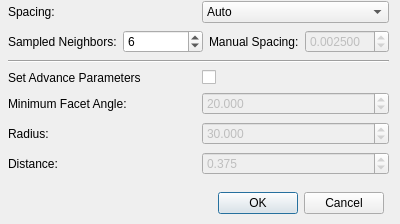
<?xml version="1.0" encoding="UTF-8"?>
<ui version="4.0">
 <class>PoissonDialog</class>
 <widget class="QDialog" name="PoissonDialog">
  <property name="geometry">
   <rect>
    <x>0</x>
    <y>0</y>
    <width>400</width>
    <height>224</height>
   </rect>
  </property>
  <property name="windowTitle">
   <string>Poisson Reconstruction</string>
  </property>
  <widget class="QDialogButtonBox" name="buttonBox">
   <property name="geometry">
    <rect>
     <x>43</x>
     <y>187</y>
     <width>341</width>
     <height>32</height>
    </rect>
   </property>
   <property name="orientation">
    <enum>Qt::Horizontal</enum>
   </property>
   <property name="standardButtons">
    <set>QDialogButtonBox::Cancel|QDialogButtonBox::Ok</set>
   </property>
  </widget>
  <widget class="QWidget" name="verticalLayoutWidget">
   <property name="geometry">
    <rect>
     <x>8</x>
     <y>0</y>
     <width>381</width>
     <height>181</height>
    </rect>
   </property>
   <layout class="QVBoxLayout" name="verticalLayout">
    <item>
     <layout class="QHBoxLayout" name="horizontalLayout">
      <item>
       <widget class="QLabel" name="label">
        <property name="text">
         <string>Spacing:</string>
        </property>
       </widget>
      </item>
      <item>
       <widget class="QComboBox" name="comboBoxSpacing">
        <property name="toolTip">
         <string>&lt;html&gt;&lt;head/&gt;&lt;body&gt;&lt;p&gt;&lt;span style=&quot; font-weight:700;&quot;&gt;Auto:&lt;/span&gt; Computes spacing by averaging the distance of one point to&lt;span style=&quot; font-weight:700;&quot;/&gt;&lt;span style=&quot; font-weight:700; font-style:italic;&quot;&gt;n&lt;/span&gt; neighboring point.&lt;/p&gt;&lt;p&gt;&lt;span style=&quot; font-weight:700;&quot;&gt;Manual:&lt;/span&gt; Sets a custom spacing which defines the complexity of the ouput. The higher the value the higher the resulting geometry.&lt;/p&gt;&lt;/body&gt;&lt;/html&gt;</string>
        </property>
        <item>
         <property name="text">
          <string>Auto</string>
         </property>
        </item>
        <item>
         <property name="text">
          <string>Manual</string>
         </property>
        </item>
       </widget>
      </item>
     </layout>
    </item>
    <item>
     <layout class="QHBoxLayout" name="horizontalLayout_5">
      <item>
       <widget class="QLabel" name="label_6">
        <property name="text">
         <string>Sampled Neighbors:</string>
        </property>
       </widget>
      </item>
      <item>
       <widget class="QSpinBox" name="sampleNighbors">
        <property name="toolTip">
         <string>&lt;html&gt;&lt;head/&gt;&lt;body&gt;&lt;p&gt;Computes spacing by averaging the distance of one point to &lt;span style=&quot; font-weight:700; font-style:italic;&quot;&gt;n&lt;/span&gt; neighboring point.&lt;/p&gt;&lt;/body&gt;&lt;/html&gt;</string>
        </property>
        <property name="maximum">
         <number>9999</number>
        </property>
        <property name="singleStep">
         <number>1</number>
        </property>
        <property name="value">
         <number>6</number>
        </property>
       </widget>
      </item>
      <item>
       <widget class="QLabel" name="label_5">
        <property name="text">
         <string>Manual Spacing:</string>
        </property>
       </widget>
      </item>
      <item>
       <widget class="QDoubleSpinBox" name="manualSpacing">
        <property name="enabled">
         <bool>false</bool>
        </property>
        <property name="toolTip">
         <string>&lt;html&gt;&lt;head/&gt;&lt;body&gt;&lt;p&gt;Defines the complexity of the ouput. The higher the value the higher the resulting geometry.&lt;/p&gt;&lt;/body&gt;&lt;/html&gt;</string>
        </property>
        <property name="decimals">
         <number>6</number>
        </property>
        <property name="value">
         <double>0.002500000000000</double>
        </property>
       </widget>
      </item>
     </layout>
    </item>
    <item>
     <widget class="Line" name="line">
      <property name="orientation">
       <enum>Qt::Horizontal</enum>
      </property>
     </widget>
    </item>
    <item>
     <layout class="QHBoxLayout" name="horizontalLayout_6">
      <item>
       <widget class="QLabel" name="label_7">
        <property name="text">
         <string>Set Advance Parameters</string>
        </property>
       </widget>
      </item>
      <item>
       <widget class="QCheckBox" name="checkBox">
        <property name="toolTip">
         <string>&lt;html&gt;&lt;head/&gt;&lt;body&gt;&lt;p&gt;Not recommended. If checked, please read this &lt;a href=&quot;https://doc.cgal.org/latest/Poisson_surface_reconstruction_3/group__PkgPoissonSurfaceReconstruction3Ref.html&quot;&gt;&lt;span style=&quot; text-decoration: underline; color:#0000ff;&quot;&gt;link&lt;/span&gt;&lt;/a&gt; for details for each parameters&lt;/p&gt;&lt;/body&gt;&lt;/html&gt;</string>
        </property>
        <property name="text">
         <string/>
        </property>
       </widget>
      </item>
     </layout>
    </item>
    <item>
     <layout class="QHBoxLayout" name="horizontalLayout_2">
      <item>
       <widget class="QLabel" name="label_2">
        <property name="text">
         <string>Minimum Facet Angle:</string>
        </property>
       </widget>
      </item>
      <item>
       <widget class="QDoubleSpinBox" name="facetAngle">
        <property name="enabled">
         <bool>false</bool>
        </property>
        <property name="decimals">
         <number>3</number>
        </property>
        <property name="minimum">
         <double>-99.989999999999995</double>
        </property>
        <property name="value">
         <double>20.000000000000000</double>
        </property>
       </widget>
      </item>
     </layout>
    </item>
    <item>
     <layout class="QHBoxLayout" name="horizontalLayout_3">
      <item>
       <widget class="QLabel" name="label_3">
        <property name="text">
         <string>Radius:</string>
        </property>
       </widget>
      </item>
      <item>
       <widget class="QDoubleSpinBox" name="radius">
        <property name="enabled">
         <bool>false</bool>
        </property>
        <property name="decimals">
         <number>3</number>
        </property>
        <property name="value">
         <double>30.000000000000000</double>
        </property>
       </widget>
      </item>
     </layout>
    </item>
    <item>
     <layout class="QHBoxLayout" name="horizontalLayout_4">
      <item>
       <widget class="QLabel" name="label_4">
        <property name="text">
         <string>Distance:</string>
        </property>
       </widget>
      </item>
      <item>
       <widget class="QDoubleSpinBox" name="distance">
        <property name="enabled">
         <bool>false</bool>
        </property>
        <property name="decimals">
         <number>3</number>
        </property>
        <property name="value">
         <double>0.375000000000000</double>
        </property>
       </widget>
      </item>
     </layout>
    </item>
   </layout>
  </widget>
 </widget>
 <resources/>
 <connections>
  <connection>
   <sender>buttonBox</sender>
   <signal>accepted()</signal>
   <receiver>PoissonDialog</receiver>
   <slot>accept()</slot>
   <hints>
    <hint type="sourcelabel">
     <x>248</x>
     <y>254</y>
    </hint>
    <hint type="destinationlabel">
     <x>157</x>
     <y>274</y>
    </hint>
   </hints>
  </connection>
  <connection>
   <sender>buttonBox</sender>
   <signal>rejected()</signal>
   <receiver>PoissonDialog</receiver>
   <slot>reject()</slot>
   <hints>
    <hint type="sourcelabel">
     <x>316</x>
     <y>260</y>
    </hint>
    <hint type="destinationlabel">
     <x>286</x>
     <y>274</y>
    </hint>
   </hints>
  </connection>
 </connections>
</ui>
